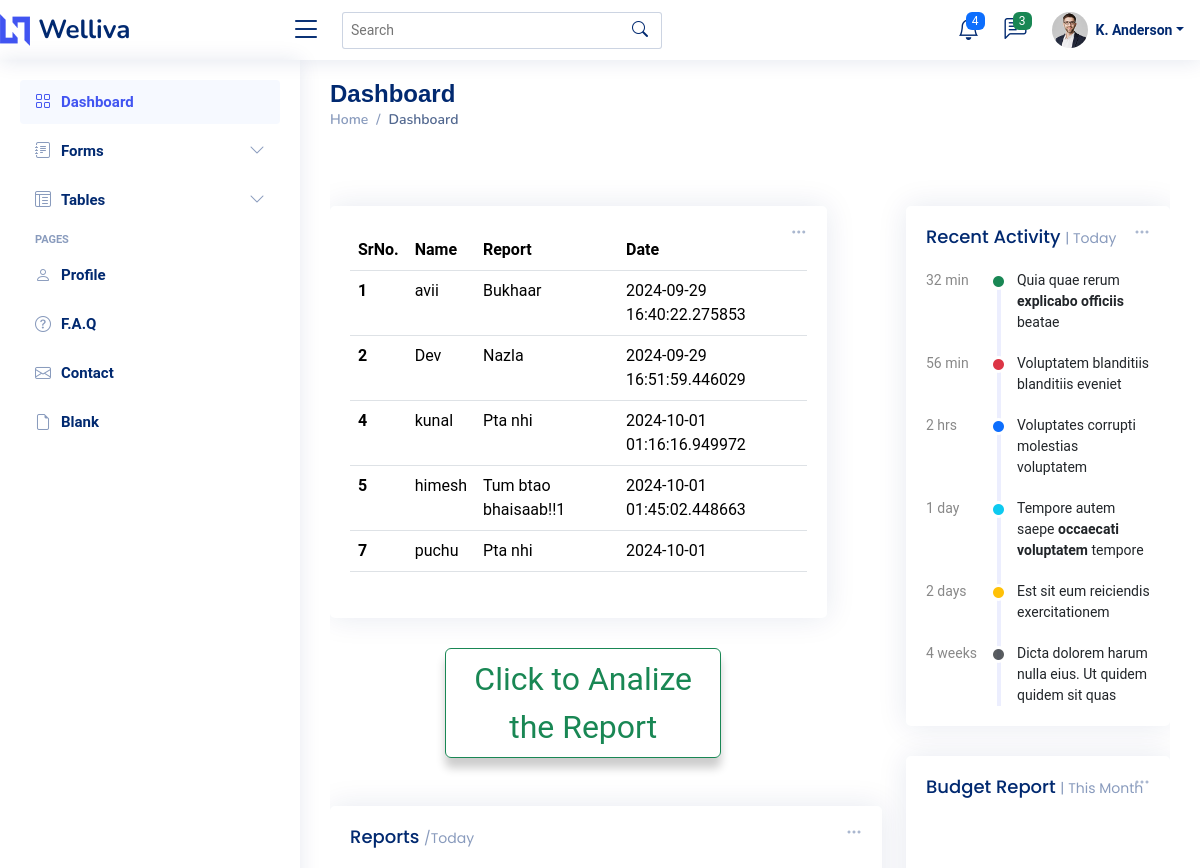
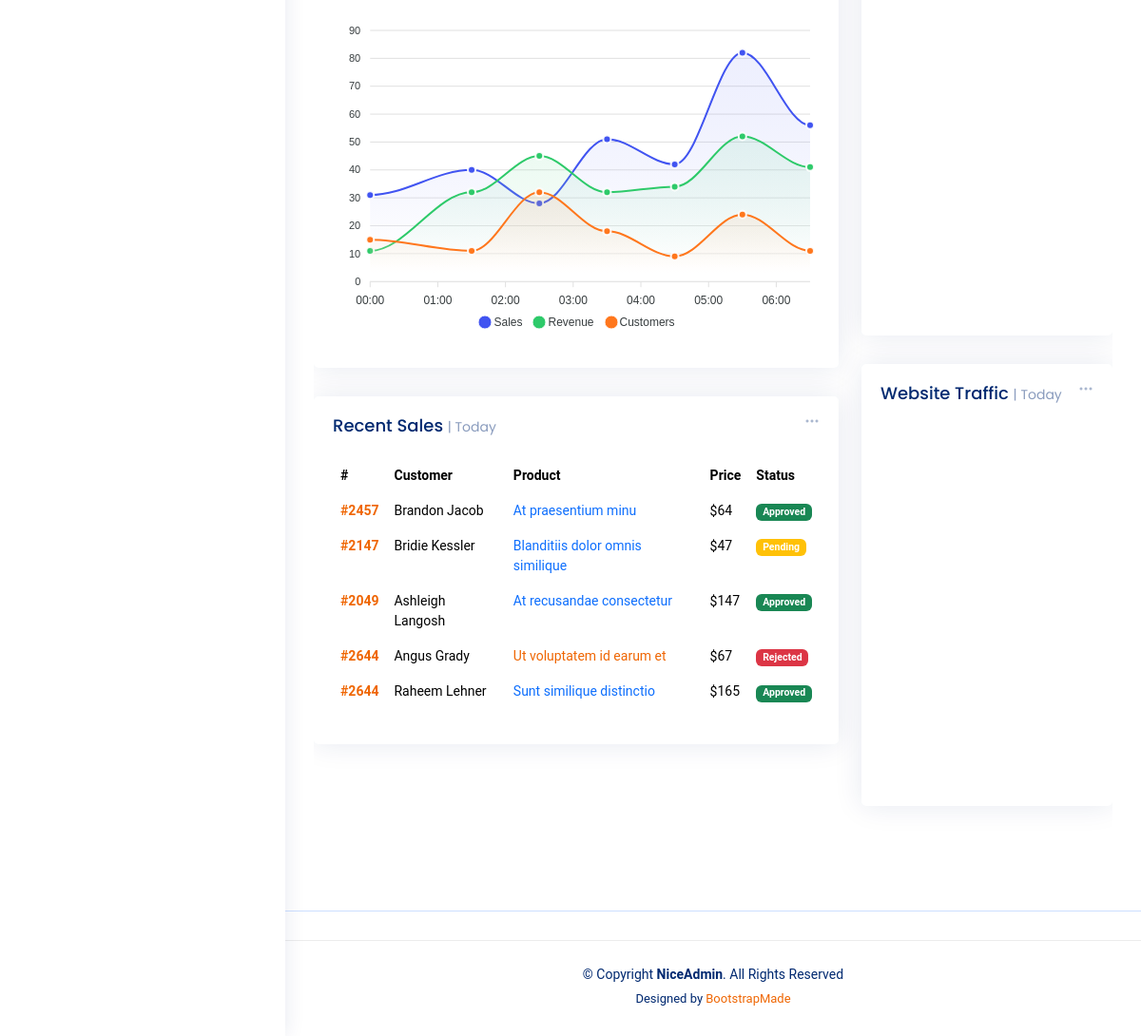
The page /dashboard (signed in) on the database its author committed (2 pictures, top to bottom).
### main.py (models this page shows)
class Prevreports(db.Model):
    __tablename__ = 'prevreports'  # Fix: Table name should be double-underscored.
    Sno = db.Column(db.Integer, primary_key=True)
    Email = db.Column(db.String(80), db.ForeignKey('login.Email'),nullable=False)  # Fix: Correct foreign key table name 'login.Email'.
    Name = db.Column(db.String(80), nullable=False)
    Report = db.Column(db.String(150), nullable=False)
    File=db.Column(db.String(200),nullable=False)
    Date = db.Column(db.String(80), nullable=True)

### main.py (the view)
@app.route("/dashboard")
def dash():
    if('user' in session):
        user=Login.query.filter_by(Username=session['user']).first()
        if user:
            data=Prevreports.query.filter_by(Email=user.Email).all()
            return render_template("dashboard.html",data=data)
    else:
        return redirect('/login')

### templates/dashboard.html (shortened to what this page needs)
<!DOCTYPE html>
<html lang="en">
<head>
  <link href="{{url_for('static',filename='assets/vendordsh/bootstrap/css/bootstrap.min.css')}}" rel="stylesheet">
  <link href="{{url_for('static',filename='assets/vendordsh/bootstrap-icons/bootstrap-icons.css')}}" rel="stylesheet">
  <link href="{{url_for('static',filename='assets/vendordsh/boxicons/css/boxicons.min.css')}}" rel="stylesheet">
  <link href="{{url_for('static',filename='assets/vendordsh/quill/quill.snow.css')}}" rel="stylesheet">
  <link href="{{url_for('static',filename='assets/vendordsh/quill/quill.bubble.css')}}" rel="stylesheet">
  <link href="{{url_for('static',filename='assets/vendordsh/remixicon/remixicon.css')}}" rel="stylesheet">
  <link href="{{url_for('static',filename='assets/vendordsh/simple-datatables/style.css')}}" rel="stylesheet">
  <link href="{{url_for('static',filename='assets/css/styledsh.css')}}" rel="stylesheet">
  <link href="{{url_for('static',filename='assets/css/main.css')}}" rel="stylesheet">
</head>
<body>
  <header id="header" class="header fixed-top d-flex align-items-center">
    <div class="d-flex align-items-center justify-content-between">
      <a href="/" class="logo d-flex align-items-center">
        <img src="{{url_for('static',filename='assets/imgdsh/logo.png')}}" alt="">
        <span class="d-none d-lg-block">Welliva</span>
      </a>
      <i class="bi bi-list toggle-sidebar-btn"></i>
    </div>
    <div class="search-bar">
      <form class="search-form d-flex align-items-center" method="POST" action="#">
        <input type="text" name="query" placeholder="Search" title="Enter search keyword">
        <button type="submit" title="Search"><i class="bi bi-search"></i></button>
      </form>
    </div>
    <nav class="header-nav ms-auto">
      <ul class="d-flex align-items-center">
        <li class="nav-item dropdown">
          <a class="nav-link nav-icon" href="#" data-bs-toggle="dropdown">
            <i class="bi bi-bell"></i>
            <span class="badge bg-primary badge-number">4</span>
          </a>
        </li>
        <li class="nav-item dropdown">
          <a class="nav-link nav-icon" href="#" data-bs-toggle="dropdown">
            <i class="bi bi-chat-left-text"></i>
            <span class="badge bg-success badge-number">3</span>
          </a>
        </li>
        <li class="nav-item dropdown pe-3">
          <a class="nav-link nav-profile d-flex align-items-center pe-0" href="#" data-bs-toggle="dropdown">
            <img src="{{url_for('static',filename='assets/imgdsh/profile-img.jpg')}}" alt="Profile" class="rounded-circle">
            <span class="d-none d-md-block dropdown-toggle ps-2">K. Anderson</span>
          </a>
        </li>
      </ul>
    </nav>
  </header>
  <aside id="sidebar" class="sidebar">
    <ul class="sidebar-nav" id="sidebar-nav">
      <li class="nav-item">
        <a class="nav-link " href="index.html">
          <i class="bi bi-grid"></i>
          <span>Dashboard</span>
        </a>
      </li>
      <li class="nav-item">
        <a class="nav-link collapsed" data-bs-target="#forms-nav" data-bs-toggle="collapse" href="#">
          <i class="bi bi-journal-text"></i><span>Forms</span><i class="bi bi-chevron-down ms-auto"></i>
        </a>
      </li>
      <li class="nav-item">
        <a class="nav-link collapsed" data-bs-target="#tables-nav" data-bs-toggle="collapse" href="#">
          <i class="bi bi-layout-text-window-reverse"></i><span>Tables</span><i class="bi bi-chevron-down ms-auto"></i>
        </a>
      </li>
      <li class="nav-heading">Pages</li>
      <li class="nav-item">
        <a class="nav-link collapsed" href="users-profile.html">
          <i class="bi bi-person"></i>
          <span>Profile</span>
        </a>
      </li>
      <li class="nav-item">
        <a class="nav-link collapsed" href="pages-faq.html">
          <i class="bi bi-question-circle"></i>
          <span>F.A.Q</span>
        </a>
      </li>
      <li class="nav-item">
        <a class="nav-link collapsed" href="pages-contact.html">
          <i class="bi bi-envelope"></i>
          <span>Contact</span>
        </a>
      </li>
      <li class="nav-item">
        <a class="nav-link collapsed" href="pages-blank.html">
          <i class="bi bi-file-earmark"></i>
          <span>Blank</span>
        </a>
      </li>
    </ul>
  </aside>
  <main id="main" class="main">
    <div class="pagetitle">
      <h1>Dashboard</h1>
      <nav>
        <ol class="breadcrumb">
          <li class="breadcrumb-item"><a href="/">Home</a></li>
          <li class="breadcrumb-item active">Dashboard</li>
        </ol>
      </nav>
    </div>
    <section class="section dashboard">
      <div class="row">
        <div class="col-lg-8">
          <div class="row">
            <div >
              <div class="card info-card sales-card" style="width: 90%;">
                <div class="filter">
                  <a class="icon" href="#" data-bs-toggle="dropdown"><i class="bi bi-three-dots"></i></a>
                </div>
                <br>
                <div class="card-body">
                  <table class="table">
                    <thead class="thead-dark">
                      <tr>
                        <th scope="col">SrNo. </th>
                        <th scope="col">Name</th>
                        <th scope="col">Report</th>
                        <th scope="col">Date</th>
                      </tr>
                    </thead>
                    <tbody>
                      {% for p in data %}
                      <tr>
                        <th >{{p.Sno}}</th>
                        <td>{{p.Name}}</td>
                        <td>{{p.Report}}</td>
                        <td>{{p.Date}}</td>
                      </tr>
                      {% endfor %}
                    </tbody>
                  </table>
                </div>
              </div>
            </div>
             <div style="margin-left: 20%;">
            <div >
              <a href="/dashboard/rpt" class="btn btn-outline-success" style="justify-content: center; align-items: center; font-size: xx-large; width: 50%;box-shadow: 0 10px 10px rgba(0, 0, 0, 0.2);">Click to Analize the Report</a>
            </div>
            </div>
<div>       <br>     <br></div>
            <div class="col-12">
              <div class="card">
                <div class="filter">
                  <a class="icon" href="#" data-bs-toggle="dropdown"><i class="bi bi-three-dots"></i></a>
                </div>
                <div class="card-body">
                  <h5 class="card-title">Reports <span>/Today</span></h5>
                  <div id="reportsChart"></div>
                </div>
              </div>
            </div>
            <div class="col-12">
              <div class="card recent-sales overflow-auto">
                <div class="filter">
                  <a class="icon" href="#" data-bs-toggle="dropdown"><i class="bi bi-three-dots"></i></a>
                </div>
                <div class="card-body">
                  <h5 class="card-title">Recent Sales <span>| Today</span></h5>
                  <table class="table table-borderless datatable">
                    <thead>
                      <tr>
                        <th scope="col">#</th>
                        <th scope="col">Customer</th>
                        <th scope="col">Product</th>
                        <th scope="col">Price</th>
                        <th scope="col">Status</th>
                      </tr>
                    </thead>
                    <tbody>
                      <tr>
                        <th scope="row"><a href="#">#2457</a></th>
                        <td>Brandon Jacob</td>
                        <td><a href="#" class="text-primary">At praesentium minu</a></td>
                        <td>$64</td>
                        <td><span class="badge bg-success">Approved</span></td>
                      </tr>
                      <tr>
                        <th scope="row"><a href="#">#2147</a></th>
                        <td>Bridie Kessler</td>
                        <td><a href="#" class="text-primary">Blanditiis dolor omnis similique</a></td>
                        <td>$47</td>
                        <td><span class="badge bg-warning">Pending</span></td>
                      </tr>
                      <tr>
                        <th scope="row"><a href="#">#2049</a></th>
                        <td>Ashleigh Langosh</td>
                        <td><a href="#" class="text-primary">At recusandae consectetur</a></td>
                        <td>$147</td>
                        <td><span class="badge bg-success">Approved</span></td>
                      </tr>
                      <tr>
                        <th scope="row"><a href="#">#2644</a></th>
                        <td>Angus Grady</td>
                        <td><a href="#" class="text-primar">Ut voluptatem id earum et</a></td>
                        <td>$67</td>
                        <td><span class="badge bg-danger">Rejected</span></td>
                      </tr>
                      <tr>
                        <th scope="row"><a href="#">#2644</a></th>
                        <td>Raheem Lehner</td>
                        <td><a href="#" class="text-primary">Sunt similique distinctio</a></td>
                        <td>$165</td>
                        <td><span class="badge bg-success">Approved</span></td>
                      </tr>
                    </tbody>
                  </table>
                </div>
              </div>
            </div>
          </div>
        </div>
        <div class="col-lg-4">
          <div class="card">
            <div class="filter">
              <a class="icon" href="#" data-bs-toggle="dropdown"><i class="bi bi-three-dots"></i></a>
            </div>
            <div class="card-body">
              <h5 class="card-title">Recent Activity <span>| Today</span></h5>
              <div class="activity">
                <div class="activity-item d-flex">
                  <div class="activite-label">32 min</div>
                  <i class='bi bi-circle-fill activity-badge text-success align-self-start'></i>
                  <div class="activity-content">
                    Quia quae rerum <a href="#" class="fw-bold text-dark">explicabo officiis</a> beatae
                  </div>
                </div>
                <div class="activity-item d-flex">
                  <div class="activite-label">56 min</div>
                  <i class='bi bi-circle-fill activity-badge text-danger align-self-start'></i>
                  <div class="activity-content">
                    Voluptatem blanditiis blanditiis eveniet
                  </div>
                </div>
                <div class="activity-item d-flex">
                  <div class="activite-label">2 hrs</div>
                  <i class='bi bi-circle-fill activity-badge text-primary align-self-start'></i>
                  <div class="activity-content">
                    Voluptates corrupti molestias voluptatem
                  </div>
                </div>
                <div class="activity-item d-flex">
                  <div class="activite-label">1 day</div>
                  <i class='bi bi-circle-fill activity-badge text-info align-self-start'></i>
                  <div class="activity-content">
                    Tempore autem saepe <a href="#" class="fw-bold text-dark">occaecati voluptatem</a> tempore
                  </div>
                </div>
                <div class="activity-item d-flex">
                  <div class="activite-label">2 days</div>
                  <i class='bi bi-circle-fill activity-badge text-warning align-self-start'></i>
                  <div class="activity-content">
                    Est sit eum reiciendis exercitationem
                  </div>
                </div>
                <div class="activity-item d-flex">
                  <div class="activite-label">4 weeks</div>
                  <i class='bi bi-circle-fill activity-badge text-muted align-self-start'></i>
                  <div class="activity-content">
                    Dicta dolorem harum nulla eius. Ut quidem quidem sit quas
                  </div>
                </div>
              </div>
            </div>
          </div>
          <div class="card">
            <div class="filter">
              <a class="icon" href="#" data-bs-toggle="dropdown"><i class="bi bi-three-dots"></i></a>
            </div>
            <div class="card-body pb-0">
              <h5 class="card-title">Budget Report <span>| This Month</span></h5>
              <div id="budgetChart" style="min-height: 400px;" class="echart"></div>
            </div>
          </div>
          <div class="card">
            <div class="filter">
              <a class="icon" href="#" data-bs-toggle="dropdown"><i class="bi bi-three-dots"></i></a>
            </div>
            <div class="card-body pb-0">
              <h5 class="card-title">Website Traffic <span>| Today</span></h5>
              <div id="trafficChart" style="min-height: 400px;" class="echart"></div>
            </div>
          </div>
        </div>
      </div>
    </section>
  </main>
  <footer id="footer" class="footer">
    <div class="copyright">
      &copy; Copyright <strong><span>NiceAdmin</span></strong>. All Rights Reserved
    </div>
    <div class="credits">
      Designed by <a href="https://bootstrapmade.com/">BootstrapMade</a>
    </div>
  </footer>
</body>
</html>

### static/assets/css/main.css (style rules this page uses)
:root { --default-font: "Roboto", system-ui, -apple-system, "Segoe UI", Roboto, "Helvetica Neue", Arial, "Noto Sans", "Liberation Sans", sans-serif, "Apple Color Emoji", "Segoe UI Emoji", "Segoe UI Symbol", "Noto Color Emoji"; --heading-font: "Raleway", sans-serif; --nav-font: "Poppins", sans-serif; }
:root { --background-color: #ffffff; --default-color: #444444; --heading-color: #2a2c39; --accent-color: #ef6603; --surface-color: #ffffff; --contrast-color: #ffffff; }
:root { --nav-color: #ffffff; --nav-hover-color: #ef6603; }
:root { scroll-behavior: smooth; }
body { color: var(--default-color); background-color: var(--background-color); font-family: var(--default-font); }
a { color: var(--accent-color); text-decoration: none; transition: 0.3s; }
h1, h2, h3, h4, h5, h6 { color: var(--heading-color); font-family: var(--heading-font); }
.header { --background-color: rgba(255, 255, 255, 0); --heading-color: #ffffff; color: var(--default-color); background-color: var(--background-color); padding: 20px 0; transition: all 0.5s; z-index: 997; }
.header .logo { line-height: 1; }
.header .logo img { max-height: 32px; margin-right: 8px; }
.footer { color: var(--default-color); background-color: var(--background-color); font-size: 14px; text-align: center; padding: 30px 0; position: relative; }
.footer .copyright { padding-top: 25px; border-top: 1px solid color-mix(in srgb, var(--default-color), transparent 90%); }
.footer .credits { font-size: 13px; padding-top: 5px; }
section, .section { color: var(--default-color); background-color: var(--background-color); padding: 60px 0; scroll-margin-top: 77px; overflow: clip; }

### rows shown on the page
Prevreports: Sno "1", Name "avii", Report "Bukhaar", Date "2024-09-29 16:40:22.275853"
Prevreports: Sno "2", Name "Dev", Report "Nazla", Date "2024-09-29 16:51:59.446029"
Prevreports: Sno "4", Name "kunal", Report "Pta nhi", Date "2024-10-01 01:16:16.949972"
Prevreports: Sno "5", Name "himesh", Report "Tum btao bhaisaab!!1", Date "2024-10-01 01:45:02.448663"
Prevreports: Sno "7", Name "puchu", Report "Pta nhi", Date "2024-10-01"
